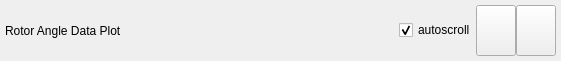
<?xml version="1.0" encoding="UTF-8"?>
<ui version="4.0">
 <class>DataPlotWidget</class>
 <widget class="QWidget" name="RotorDataPlotWidget">
  <property name="geometry">
   <rect>
    <x>0</x>
    <y>0</y>
    <width>561</width>
    <height>61</height>
   </rect>
  </property>
  <property name="acceptDrops">
   <bool>true</bool>
  </property>
  <property name="windowTitle">
   <string>Plot</string>
  </property>
  <layout class="QVBoxLayout" name="verticalLayout">
   <property name="spacing">
    <number>0</number>
   </property>
   <property name="margin">
    <number>0</number>
   </property>
   <item>
    <layout class="QHBoxLayout" name="dataPlotControls">
     <property name="spacing">
      <number>0</number>
     </property>
     <property name="margin">
      <number>5</number>
     </property>
     <item>
      <widget class="QLabel" name="label">
       <property name="text">
        <string>Rotor Angle Data Plot</string>
       </property>
      </widget>
     </item>
     <item>
      <spacer name="spacer">
       <property name="orientation">
        <enum>Qt::Horizontal</enum>
       </property>
       <property name="sizeHint" stdset="0">
        <size>
         <width>40</width>
         <height>20</height>
        </size>
       </property>
      </spacer>
     </item>
     <item>
      <widget class="QCheckBox" name="autoscroll_checkbox">
       <property name="text">
        <string>autoscroll</string>
       </property>
       <property name="checked">
        <bool>true</bool>
       </property>
      </widget>
     </item>
     <item>
      <widget class="QPushButton" name="pause_button">
       <property name="sizePolicy">
        <sizepolicy hsizetype="Preferred" vsizetype="Preferred">
         <horstretch>0</horstretch>
         <verstretch>0</verstretch>
        </sizepolicy>
       </property>
       <property name="toolTip">
        <string>pause plot</string>
       </property>
       <property name="iconSize">
        <size>
         <width>16</width>
         <height>16</height>
        </size>
       </property>
       <property name="checkable">
        <bool>true</bool>
       </property>
      </widget>
     </item>
     <item>
      <widget class="QPushButton" name="clear_button">
       <property name="sizePolicy">
        <sizepolicy hsizetype="Preferred" vsizetype="Preferred">
         <horstretch>0</horstretch>
         <verstretch>0</verstretch>
        </sizepolicy>
       </property>
       <property name="toolTip">
        <string>clear plot</string>
       </property>
       <property name="iconSize">
        <size>
         <width>16</width>
         <height>16</height>
        </size>
       </property>
      </widget>
     </item>
    </layout>
   </item>
   <item>
    <layout class="QHBoxLayout" name="data_plot_layout">
     <property name="spacing">
      <number>0</number>
     </property>
    </layout>
   </item>
  </layout>
 </widget>
 <resources/>
 <connections/>
</ui>
